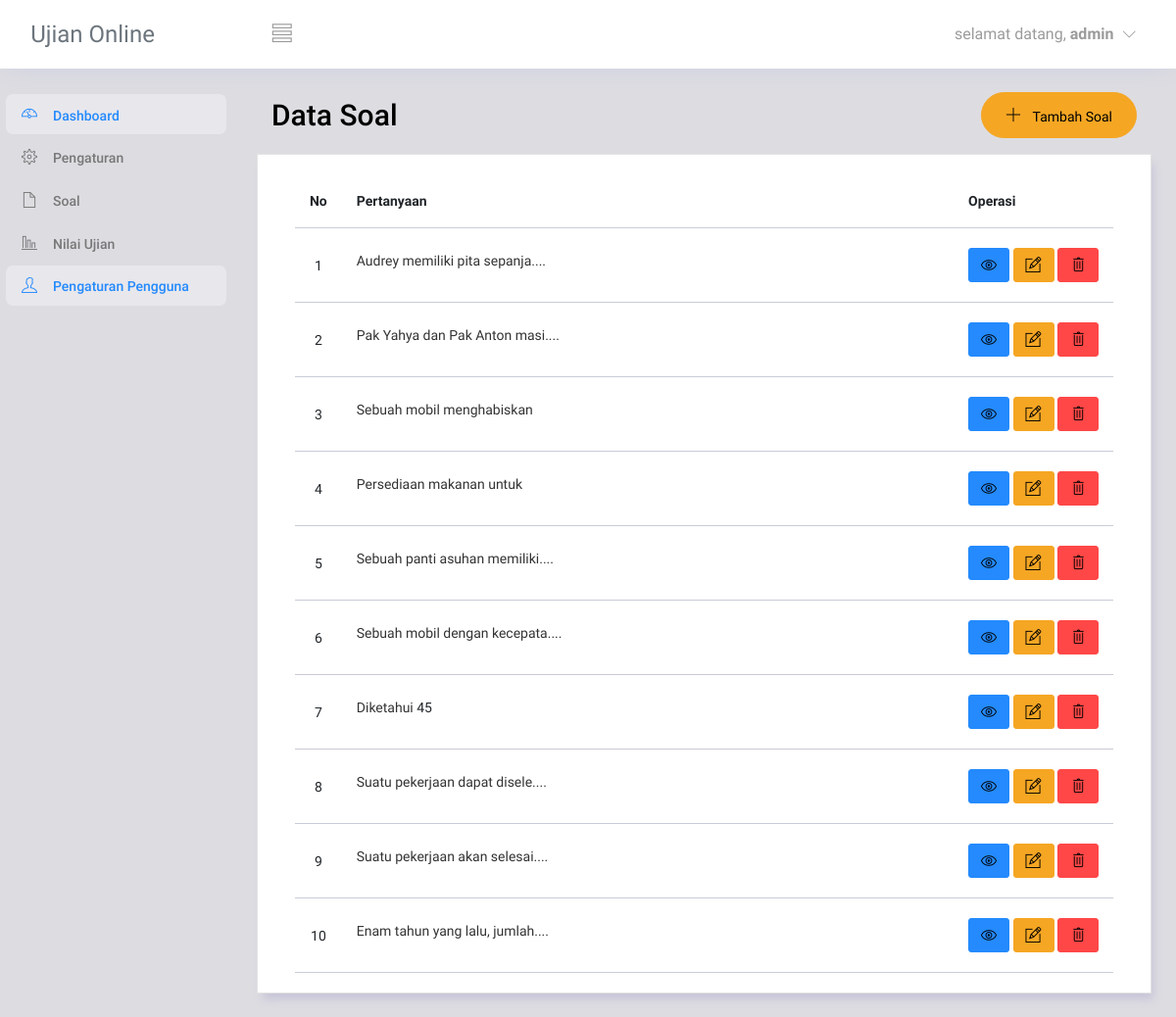
The app's page /soal/index.php (signed in) with its own data.
### tables this page shows
CREATE TABLE `tbl_soal` (
  `id` int(11) NOT NULL,
  `pertanyaan` text NOT NULL,
  `gambar` varchar(255) NOT NULL,
  `a` varchar(100) NOT NULL,
  `b` varchar(100) NOT NULL,
  `c` varchar(100) NOT NULL,
  `d` varchar(100) NOT NULL,
  `kunci_jawaban` varchar(100) NOT NULL
);

### config.php (called while the page is built, shortened)
<?php
$main_url = "http://localhost/ujian-online/";
function short($teks)
{
    if (strlen($teks) > 100) {
        $result = substr($teks, 0, 100) . "....";
    } else {
        $result = $teks;
    }
    return $result;
}

### soal/index.php (the view, shortened to what this page needs)
<?php
require "../config.php";
require "../template/header.php";
require "../template/navbar.php";
require "../template/sidebar.php";
$querySoal = mysqli_query($koneksi, "SELECT * FROM tbl_soal");
?>
<div class="main-panel">
    <div class="content-wrapper">
        <div class="row">
            <div class="col-md-12 grid-margin mb-3">
                <div class="d-flex justify-content-between align-items-center">
                    <div>
                        <h3 class="font-weight-bold mb-0">Data Soal</h3>
                    </div>
                    <div>
                        <a href="add-soal.php" class="btn btn-warning btn-icon-text btn-rounded">
                            <i class="ti-plus btn-icon-prepend"></i> Tambah Soal
                        </a>
                    </div>
                </div>
            </div>
            <div class="card">
                <div class="card-body">
                    <div class="table-responsive">
                        <table class="table table-hover" id="mytable">
                            <thead>
                                <tr>
                                    <th>No</th>
                                    <th>Pertanyaan</th>
                                    <th>Operasi</th>
                                </tr>
                            </thead>
                            <tbody>
                                <?php
                                $no = 1;
                                while ($soal = mysqli_fetch_assoc($querySoal)) {
                                ?>
                                    <tr>
                                        <td class="text-center" style="width: 5%;"><?= $no++; ?></td>
                                        <td><?= short(html_entity_decode($soal['pertanyaan'])); ?></td>
                                        <td style="width: 10%;">
                                            <a href="" title=" View soal" class="btn btn-primary btn-xs" onclick="window.open('view-soal.php?id=<?= $soal['id'] ?>','','width=800,height=450,top=80,left=120')"><i class="ti-eye"></i></a>
                                            <a href="edit-soal.php?id=<?= $soal['id']; ?>" title="Update soal" class="btn btn-warning btn-xs"><i class="ti-pencil-alt"></i></a>
                                            <a href="proses-soal.php?id=<?= $soal['id']; ?>&gbr=<?= $soal['gambar']; ?>&op=delete" title="Delete soal" class="btn btn-danger btn-xs" onclick="return confirm('yakin ingin mengahapus')"><i class="ti-trash"></i></a>
                                        </td>
                                    </tr>
                                <?php } ?>
                            </tbody>
                        </table>
                    </div>
                </div>
            </div>
        </div>
    </div>
</div>
<?php
require "../template/footer.php";
?>

### template/header.php (shortened to what this page needs)
<!DOCTYPE html>
<html lang="en">
<head>
    <link rel="stylesheet" href="<?= $main_url; ?>vendors/ti-icons/css/themify-icons.css">
    <link rel="stylesheet" href="<?= $main_url; ?>vendors/base/vendor.bundle.base.css">
    <link rel="stylesheet" href="<?= $main_url; ?>css/style.css">
    <link rel="stylesheet" href="https://cdn.ckeditor.com/ckeditor5/43.3.0/ckeditor5.css" />
    <link rel="stylesheet" href="https://cdn.datatables.net/2.1.8/css/dataTables.dataTables.css">
</head>
<body class="<?= $_SESSION['ssRole'] == 2 ? 'sidebar-icon-only' : null; ?>">
    <div class="container-scroller">

### template/navbar.php (shortened to what this page needs)
<nav class="navbar col-lg-12 col-12 p-0 fixed-top d-flex flex-row">
    <div class="text-center navbar-brand-wrapper d-flex align-items-center justify-content-center">
        <a class="navbar-brand brand-logo me-5 text-secondary" href="#">Ujian Online</a>
    </div>
    <div class="navbar-menu-wrapper d-flex align-items-center justify-content-end">
        <?php
           if ($_SESSION['ssRole'] == 1) {
               echo '  <button class="navbar-toggler navbar-toggler align-self-center" type="button" data-toggle="minimize">
                           <span class="ti-view-list"></span>
                       </button>';
           } else {
               echo '<a class="navbar-brand brand-logo me-5 text-secondary fs-3" href="#">Ujian Online</a>';
           }
           ?>
        <ul class="navbar-nav navbar-nav-right" id="nav_user">
            <li class="nav-item dropdown">
                <a class="nav-link dropdown-toggle" href="#" data-bs-toggle="dropdown" id="profileDropdown">
                    <?= 'selamat datang, <b>' . $_SESSION['ssUser'] . '</b>'; ?>
                </a>
            </li>
        </ul>
    </div>
</nav>
<div class="container-fluid page-body-wrapper">

### template/sidebar.php (shortened to what this page needs)
<nav class="sidebar sidebar-offcanvas" id="sidebar">
    <ul class="nav">
        <?php if ($_SESSION['ssRole'] == 1) {  ?>
            <li class="nav-item">
                <a class="nav-link" href="../index.php">
                    <i class="ti-dashboard menu-icon"></i>
                    <span class="menu-title">Dashboard</span>
                </a>
            </li>
            <li class="nav-item">
                <a class="nav-link" href="<?= $main_url ?>pengaturan">
                    <i class="ti-settings menu-icon"></i>
                    <span class="menu-title">Pengaturan</span>
                </a>
            </li>
            <li class="nav-item">
                <a class="nav-link" href="<?= $main_url ?>soal">
                    <i class="ti-file menu-icon"></i>
                    <span class="menu-title">Soal</span>
                </a>
            </li>
            <li class="nav-item">
                <a class="nav-link" href="<?= $main_url ?>ujian/nilai-ujian.php">
                    <i class="ti-bar-chart-alt menu-icon"></i>
                    <span class="menu-title">Nilai Ujian</span>
                </a>
            </li>
            <li class="nav-item">
                <a class="nav-link" href="<?= $main_url ?>pengguna/index.php">
                    <i class="ti-user menu-icon"></i>
                    <span class="menu-title">Pengaturan Pengguna</span>
                </a>
            </li>
        <?php } ?>
    </ul>
</nav>

### template/footer.php (shortened to what this page needs)
</div>
</div>
</body>
</html>

### records on screen
tbl_soal: pertanyaan "Audrey memiliki pita sepanja...."
tbl_soal: pertanyaan "Pak Yahya dan Pak Anton masi....", $soal['id'] 4 (drawn)
tbl_soal: pertanyaan "Sebuah mobil menghabiskan"
tbl_soal: pertanyaan "Persediaan makanan untuk"
tbl_soal: pertanyaan "Sebuah panti asuhan memiliki...."
tbl_soal: pertanyaan "Sebuah mobil dengan kecepata....", $soal['id'] 8 (drawn)
tbl_soal: pertanyaan "Diketahui 45"
tbl_soal: pertanyaan "Suatu pekerjaan dapat disele...."
tbl_soal: pertanyaan "Suatu pekerjaan akan selesai...."
tbl_soal: pertanyaan "Enam tahun yang lalu, jumlah...."

### other values on screen
$_SESSION['ssUser'] "admin"
